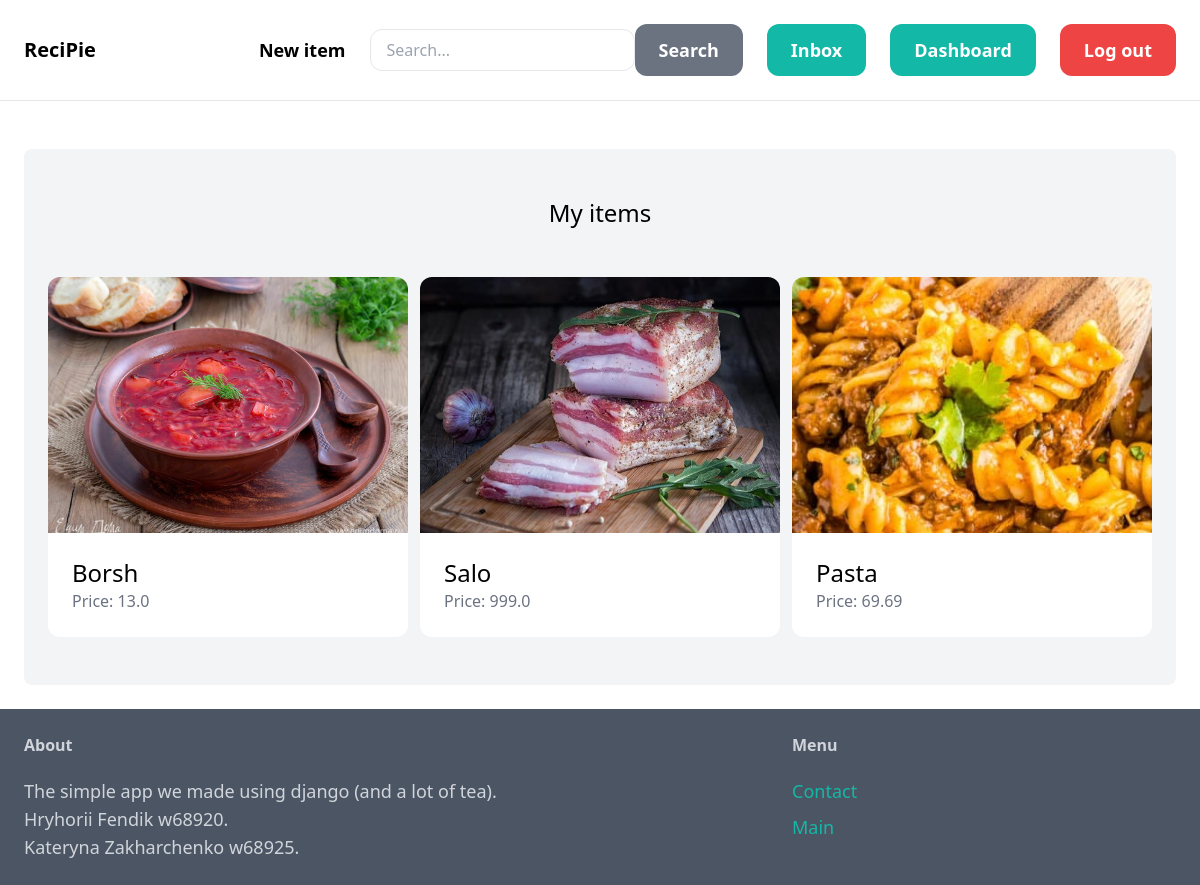
The page /dashboard/ (signed in) on the database its author committed.
### item/models.py (models this page shows, shortened)
class Item(models.Model):
    category=models.ForeignKey(Category, related_name='items', on_delete=models.CASCADE)
    name=models.CharField(max_length=255)
    description = models.TextField(blank=True, null=True)
    price = models.FloatField(blank=True, null=True)
    image = models.ImageField(upload_to='item_images', blank=True, null=True, default='item_images/null.png')
    is_sold = models.BooleanField(default=False)
    created_by = models.ForeignKey(User, related_name='items', on_delete=models.CASCADE)
    created_at=models.DateTimeField(auto_now_add=True)

### dashboard/views.py (the view)
# urls.py: path('', views.index, name='index'),
@login_required
def index(request):
    items = Item.objects.filter(created_by=request.user)
    return render(request, 'dashboard/index.html',{
        'items':items,
    })

### dashboard/templates/dashboard/index.html (shortened to what this page needs)
{% extends 'core/base.html' %}
{% block content  %}
    <div class="mt-6 px-6 py-12 bg-gray-100 rounded-lg">
        <h2 class="mb-12 text-2xl text-center">My items</h2>
        <div class="grid grid-cols-3 gap-3">
            {% for item in items %}
            <div class="flex flex-col h-full">
                <a href="{% url 'item:detail' item.id %}" class="flex flex-col h-full">
                    <div>
                        <img src="{{ item.image.url }}" class="rounded-t-xl h-64 w-full object-cover">
                    </div>
                    <div class="p-6 bg-white rounded-b-xl flex-1 flex flex-col justify-between">
                        <h2 class="text-2xl">{{ item.name }}</h2>
                        <p class="text-gray-500">Price: {{ item.price }}</p>
                    </div>
                </a>
            </div>
            {% endfor %}
        </div>
    </div>
{% endblock %}

### rows shown on the page
Item: image (picture), name "Borsh", price "13.0"
Item: image (picture), name "Salo", price "999.0"
Item: image (picture), name "Pasta", price "69.69"
